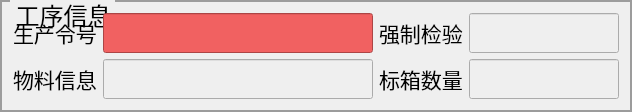
    <widget class="QGroupBox" name="groupBox_3">
     <property name="font">
      <font>
       <pointsize>18</pointsize>
      </font>
     </property>
     <property name="styleSheet">
      <string notr="true"> QGroupBox {
            border-color: rgb(156, 156, 156);
            border-width: 2px;
            border-style: solid;
            margin-top: 0.5ex;
        }
        QGroupBox::title {
            subcontrol-origin: margin;
            subcontrol-position: top left;
            left: 10px;
            margin-left: 2px;
            padding: 0  0px;
        }</string>
     </property>
     <property name="title">
      <string>工序信息</string>
     </property>
     <layout class="QVBoxLayout" name="verticalLayout">
      <item>
       <layout class="QHBoxLayout" name="horizontalLayout_5" stretch="3,2">
        <item>
         <layout class="QVBoxLayout" name="verticalLayout_3">
          <item>
           <layout class="QHBoxLayout" name="horizontalLayout" stretch="1,6">
            <item>
             <widget class="QLabel" name="label_4">
              <property name="font">
               <font>
                <pointsize>16</pointsize>
               </font>
              </property>
              <property name="styleSheet">
               <string notr="true"/>
              </property>
              <property name="text">
               <string>生产令号</string>
              </property>
             </widget>
            </item>
            <item>
             <widget class="MyLEdit" name="lineEdit_3">
              <property name="enabled">
               <bool>false</bool>
              </property>
              <property name="minimumSize">
               <size>
                <width>0</width>
                <height>40</height>
               </size>
              </property>
              <property name="palette">
               <palette>
                <active>
                 <colorrole role="WindowText">
                  <brush brushstyle="SolidPattern">
                   <color alpha="255">
                    <red>0</red>
                    <green>0</green>
                    <blue>0</blue>
                   </color>
                  </brush>
                 </colorrole>
                 <colorrole role="Button">
                  <brush brushstyle="SolidPattern">
                   <color alpha="255">
                    <red>241</red>
                    <green>97</green>
                    <blue>97</blue>
                   </color>
                  </brush>
                 </colorrole>
                 <colorrole role="Text">
                  <brush brushstyle="SolidPattern">
                   <color alpha="255">
                    <red>0</red>
                    <green>0</green>
                    <blue>0</blue>
                   </color>
                  </brush>
                 </colorrole>
                 <colorrole role="ButtonText">
                  <brush brushstyle="SolidPattern">
                   <color alpha="255">
                    <red>0</red>
                    <green>0</green>
                    <blue>0</blue>
                   </color>
                  </brush>
                 </colorrole>
                 <colorrole role="Base">
                  <brush brushstyle="SolidPattern">
                   <color alpha="255">
                    <red>241</red>
                    <green>97</green>
                    <blue>97</blue>
                   </color>
                  </brush>
                 </colorrole>
                 <colorrole role="Window">
                  <brush brushstyle="SolidPattern">
                   <color alpha="255">
                    <red>241</red>
                    <green>97</green>
                    <blue>97</blue>
                   </color>
                  </brush>
                 </colorrole>
                </active>
                <inactive>
                 <colorrole role="WindowText">
                  <brush brushstyle="SolidPattern">
                   <color alpha="255">
                    <red>0</red>
                    <green>0</green>
                    <blue>0</blue>
                   </color>
                  </brush>
                 </colorrole>
                 <colorrole role="Button">
                  <brush brushstyle="SolidPattern">
                   <color alpha="255">
                    <red>241</red>
                    <green>97</green>
                    <blue>97</blue>
                   </color>
                  </brush>
                 </colorrole>
                 <colorrole role="Text">
                  <brush brushstyle="SolidPattern">
                   <color alpha="255">
                    <red>0</red>
                    <green>0</green>
                    <blue>0</blue>
                   </color>
                  </brush>
                 </colorrole>
                 <colorrole role="ButtonText">
                  <brush brushstyle="SolidPattern">
                   <color alpha="255">
                    <red>0</red>
                    <green>0</green>
                    <blue>0</blue>
                   </color>
                  </brush>
                 </colorrole>
                 <colorrole role="Base">
                  <brush brushstyle="SolidPattern">
                   <color alpha="255">
                    <red>241</red>
                    <green>97</green>
                    <blue>97</blue>
                   </color>
                  </brush>
                 </colorrole>
                 <colorrole role="Window">
                  <brush brushstyle="SolidPattern">
                   <color alpha="255">
                    <red>241</red>
                    <green>97</green>
                    <blue>97</blue>
                   </color>
                  </brush>
                 </colorrole>
                </inactive>
                <disabled>
                 <colorrole role="WindowText">
                  <brush brushstyle="SolidPattern">
                   <color alpha="255">
                    <red>0</red>
                    <green>0</green>
                    <blue>0</blue>
                   </color>
                  </brush>
                 </colorrole>
                 <colorrole role="Button">
                  <brush brushstyle="SolidPattern">
                   <color alpha="255">
                    <red>241</red>
                    <green>97</green>
                    <blue>97</blue>
                   </color>
                  </brush>
                 </colorrole>
                 <colorrole role="Text">
                  <brush brushstyle="SolidPattern">
                   <color alpha="255">
                    <red>0</red>
                    <green>0</green>
                    <blue>0</blue>
                   </color>
                  </brush>
                 </colorrole>
                 <colorrole role="ButtonText">
                  <brush brushstyle="SolidPattern">
                   <color alpha="255">
                    <red>0</red>
                    <green>0</green>
                    <blue>0</blue>
                   </color>
                  </brush>
                 </colorrole>
                 <colorrole role="Base">
                  <brush brushstyle="SolidPattern">
                   <color alpha="255">
                    <red>241</red>
                    <green>97</green>
                    <blue>97</blue>
                   </color>
                  </brush>
                 </colorrole>
                 <colorrole role="Window">
                  <brush brushstyle="SolidPattern">
                   <color alpha="255">
                    <red>241</red>
                    <green>97</green>
                    <blue>97</blue>
                   </color>
                  </brush>
                 </colorrole>
                </disabled>
               </palette>
              </property>
              <property name="font">
               <font>
                <pointsize>18</pointsize>
               </font>
              </property>
              <property name="styleSheet">
               <string notr="true">color:black;
background-color:rgb(241,97,97)</string>
              </property>
              <property name="alignment">
               <set>Qt::AlignCenter</set>
              </property>
             </widget>
            </item>
           </layout>
          </item>
          <item>
           <layout class="QHBoxLayout" name="horizontalLayout_2" stretch="1,6">
            <item>
             <widget class="QLabel" name="label_5">
              <property name="font">
               <font>
                <pointsize>16</pointsize>
               </font>
              </property>
              <property name="styleSheet">
               <string notr="true"/>
              </property>
              <property name="text">
               <string>物料信息</string>
              </property>
             </widget>
            </item>
            <item>
             <widget class="QLineEdit" name="lineEdit_4">
              <property name="enabled">
               <bool>false</bool>
              </property>
              <property name="minimumSize">
               <size>
                <width>0</width>
                <height>40</height>
               </size>
              </property>
              <property name="font">
               <font>
                <pointsize>18</pointsize>
               </font>
              </property>
              <property name="styleSheet">
               <string notr="true">color:black;</string>
              </property>
              <property name="alignment">
               <set>Qt::AlignCenter</set>
              </property>
             </widget>
            </item>
           </layout>
          </item>
         </layout>
        </item>
        <item>
         <layout class="QVBoxLayout" name="verticalLayout_6">
          <item>
           <layout class="QHBoxLayout" name="horizontalLayout_4" stretch="1,4">
            <item>
             <widget class="QLabel" name="label_6">
              <property name="font">
               <font>
                <family>Ubuntu</family>
                <pointsize>16</pointsize>
                <weight>50</weight>
                <italic>false</italic>
                <bold>false</bold>
               </font>
              </property>
              <property name="styleSheet">
               <string notr="true"/>
              </property>
              <property name="text">
               <string>强制检验</string>
              </property>
             </widget>
            </item>
            <item>
             <widget class="QLineEdit" name="lineEdit_5">
              <property name="enabled">
               <bool>false</bool>
              </property>
              <property name="minimumSize">
               <size>
                <width>0</width>
                <height>40</height>
               </size>
              </property>
              <property name="font">
               <font>
                <pointsize>18</pointsize>
               </font>
              </property>
              <property name="styleSheet">
               <string notr="true">color:black;</string>
              </property>
              <property name="alignment">
               <set>Qt::AlignCenter</set>
              </property>
             </widget>
            </item>
           </layout>
          </item>
          <item>
           <layout class="QHBoxLayout" name="horizontalLayout_3" stretch="1,4">
            <item>
             <widget class="QLabel" name="label_7">
              <property name="font">
               <font>
                <pointsize>16</pointsize>
               </font>
              </property>
              <property name="styleSheet">
               <string notr="true"/>
              </property>
              <property name="text">
               <string>标箱数量</string>
              </property>
             </widget>
            </item>
            <item>
             <widget class="QLineEdit" name="lineEdit_6">
              <property name="enabled">
               <bool>false</bool>
              </property>
              <property name="minimumSize">
               <size>
                <width>0</width>
                <height>40</height>
               </size>
              </property>
              <property name="font">
               <font>
                <pointsize>18</pointsize>
               </font>
              </property>
              <property name="styleSheet">
               <string notr="true">color:black;</string>
              </property>
              <property name="alignment">
               <set>Qt::AlignCenter</set>
              </property>
             </widget>
            </item>
           </layout>
          </item>
         </layout>
        </item>
       </layout>
      </item>
     </layout>
    </widget>
